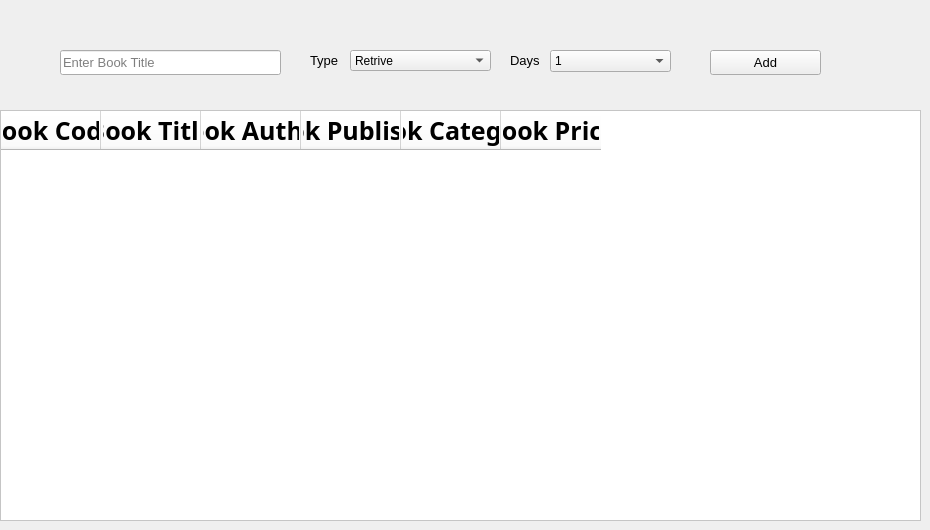
    <widget class="QWidget" name="tab">
     <attribute name="title">
      <string>Tab 1</string>
     </attribute>
     <widget class="QTableWidget" name="tableWidget">
      <property name="geometry">
       <rect>
        <x>0</x>
        <y>110</y>
        <width>921</width>
        <height>411</height>
       </rect>
      </property>
      <property name="font">
       <font>
        <family>Segoe UI Semibold</family>
        <pointsize>19</pointsize>
        <weight>75</weight>
        <bold>true</bold>
       </font>
      </property>
      <property name="styleSheet">
       <string notr="true">background-color: rgb(255, 255, 255);</string>
      </property>
      <column>
       <property name="text">
        <string>Book Code</string>
       </property>
      </column>
      <column>
       <property name="text">
        <string>Book Title</string>
       </property>
      </column>
      <column>
       <property name="text">
        <string>Book Author</string>
       </property>
      </column>
      <column>
       <property name="text">
        <string>Book Publisher</string>
       </property>
      </column>
      <column>
       <property name="text">
        <string>Book Category</string>
       </property>
      </column>
      <column>
       <property name="text">
        <string>Book Price</string>
       </property>
      </column>
     </widget>
     <widget class="QPushButton" name="pushButton_6">
      <property name="geometry">
       <rect>
        <x>710</x>
        <y>50</y>
        <width>111</width>
        <height>25</height>
       </rect>
      </property>
      <property name="font">
       <font>
        <pointsize>10</pointsize>
        <weight>50</weight>
        <bold>false</bold>
       </font>
      </property>
      <property name="text">
       <string>Add</string>
      </property>
     </widget>
     <widget class="QLineEdit" name="lineEdit">
      <property name="geometry">
       <rect>
        <x>60</x>
        <y>50</y>
        <width>221</width>
        <height>25</height>
       </rect>
      </property>
      <property name="font">
       <font>
        <pointsize>10</pointsize>
        <weight>50</weight>
        <bold>false</bold>
        <underline>false</underline>
        <strikeout>false</strikeout>
       </font>
      </property>
      <property name="tabletTracking">
       <bool>false</bool>
      </property>
      <property name="placeholderText">
       <string>Enter Book Title</string>
      </property>
     </widget>
     <widget class="QComboBox" name="comboBox">
      <property name="geometry">
       <rect>
        <x>350</x>
        <y>50</y>
        <width>141</width>
        <height>21</height>
       </rect>
      </property>
      <item>
       <property name="text">
        <string>Retrive</string>
       </property>
      </item>
      <item>
       <property name="text">
        <string>Rent</string>
       </property>
      </item>
     </widget>
     <widget class="QComboBox" name="comboBox_2">
      <property name="geometry">
       <rect>
        <x>550</x>
        <y>50</y>
        <width>121</width>
        <height>22</height>
       </rect>
      </property>
      <item>
       <property name="text">
        <string>1</string>
       </property>
      </item>
      <item>
       <property name="text">
        <string>2</string>
       </property>
      </item>
      <item>
       <property name="text">
        <string>3</string>
       </property>
      </item>
      <item>
       <property name="text">
        <string>4</string>
       </property>
      </item>
      <item>
       <property name="text">
        <string>5</string>
       </property>
      </item>
      <item>
       <property name="text">
        <string>6</string>
       </property>
      </item>
      <item>
       <property name="text">
        <string>7</string>
       </property>
      </item>
      <item>
       <property name="text">
        <string>8</string>
       </property>
      </item>
     </widget>
     <widget class="QLabel" name="label">
      <property name="geometry">
       <rect>
        <x>310</x>
        <y>50</y>
        <width>31</width>
        <height>20</height>
       </rect>
      </property>
      <property name="font">
       <font>
        <pointsize>10</pointsize>
       </font>
      </property>
      <property name="text">
       <string>Type</string>
      </property>
     </widget>
     <widget class="QLabel" name="label_2">
      <property name="geometry">
       <rect>
        <x>510</x>
        <y>50</y>
        <width>31</width>
        <height>20</height>
       </rect>
      </property>
      <property name="font">
       <font>
        <pointsize>10</pointsize>
       </font>
      </property>
      <property name="text">
       <string>Days</string>
      </property>
     </widget>
    </widget>
